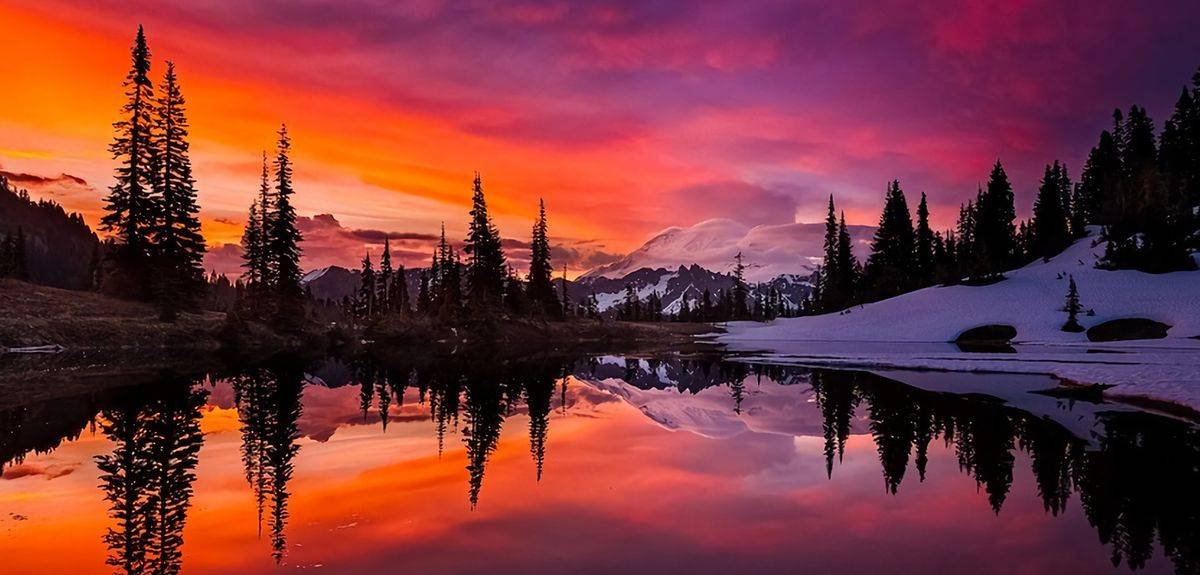
#> input picture SciPyProjects/FifthSemTasks/CompVision/Resources/high_resolution.jpg, 1200 x 575 px, found by its file name
$ python CVLess4.py
#> lines starting #> are read from the running program, lines starting #| are printed output that depends on the picture; after the words box and inside, x2 and y2 are one past the last pixel; in counts of white or black regions, pixels touching at a corner belong together
import cv2
import numpy as np
from matplotlib import pyplot as plt

# noinspection DuplicatedCode

#  12 (a)
img = cv2.imread('Resources\\high_resolution.jpg')
#> img is the input picture: shape (575, 1200, 3); mean B, G, R 58.4, 53.9, 123.7
plt.imshow(img)
plt.show()

resized = img.copy()
for i in range(4):
    width = int(resized.shape[1] * 0.5)
    height = int(resized.shape[0] * 0.5)
    dim = (width, height)
    resized = cv2.resize(resized, dim, interpolation=cv2.INTER_AREA)

plt.imshow(resized)
plt.show()

# 12 B
new_resized = img.copy()
for i in range(4):
    width = int(new_resized.shape[1] * 0.5)
    height = int(new_resized.shape[0] * 0.5)
    dim = (width, height)
    new_resized = cv2.pyrDown(new_resized, dstsize=dim)
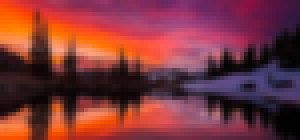
#> new_resized: shape (35, 75, 3) (shown 4 times larger); mean B, G, R 59.2, 54.7, 125.1

plt.imshow(new_resized)

# 13
ret, thresh = cv2.threshold(img, 128, 255, cv2.THRESH_BINARY)
ret, thresh = cv2.threshold(thresh, 128, 255, cv2.THRESH_BINARY_INV)
ret, thresh = cv2.threshold(thresh, 128, 255, cv2.THRESH_TRUNC)
ret, thresh = cv2.threshold(thresh, 128, 255, cv2.THRESH_TOZERO)
#> thresh: shape (575, 1200, 3); every value is 0
ret, thresh = cv2.threshold(thresh, 128, 255, cv2.THRESH_TOZERO_INV)
plt.imshow(thresh)
plt.show()
#> figure, not shown here; B, G, R data is drawn as R, G, B

# 13 (A)
img = cv2.imread('Resources\\high_resolution.jpg', 0)
#> img: shape (575, 1200); min 0, max 245, mean 75.2
img = cv2.medianBlur(img, 5)

thresh = img.copy()
thresh = cv2.adaptiveThreshold(img, 128, cv2.ADAPTIVE_THRESH_GAUSSIAN_C, cv2.THRESH_BINARY, 11, C=5)
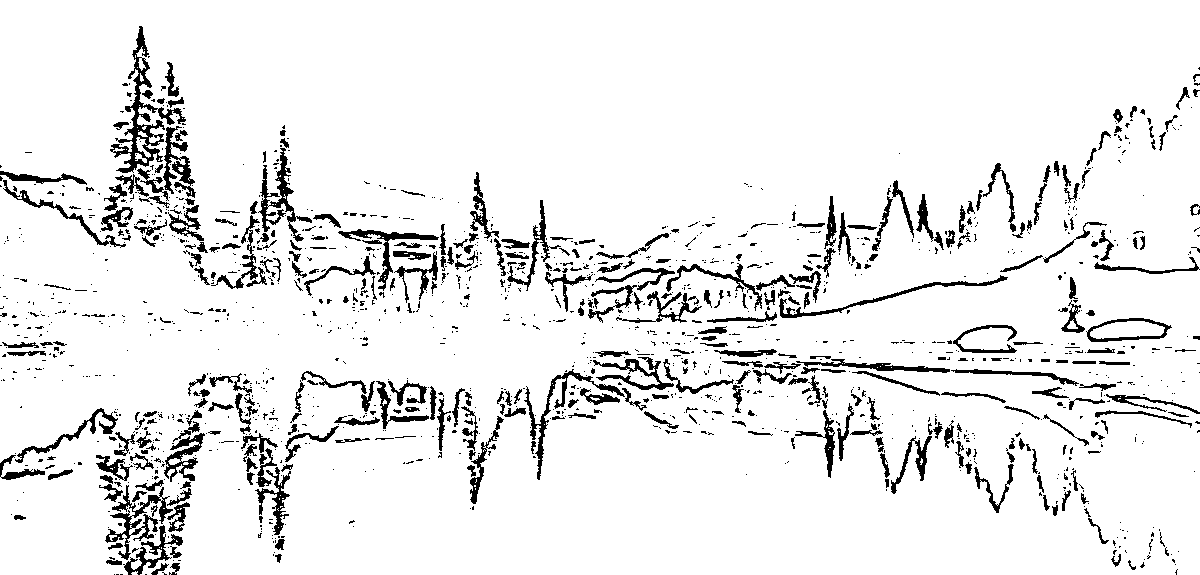
#> thresh: shape (575, 1200); values 0 (black) and 128 (white), 92.1% white; 1533 black regions (1151 under 20 px), largest, box (x1, y1, x2, y2) and area: (110, 26, 186, 173) 2111, (105, 485, 173, 560) 1215, (258, 148, 312, 242) 1179
thresh = cv2.adaptiveThreshold(thresh, 128, cv2.ADAPTIVE_THRESH_GAUSSIAN_C, cv2.THRESH_BINARY_INV, 11, C=5)

# noinspection DuplicatedCode
plt.imshow(thresh)
plt.show()

img = cv2.imread('Resources\\high_resolution.jpg', 0)
img = cv2.medianBlur(img, 5)

thresh = img.copy()
thresh = cv2.adaptiveThreshold(img, 128, cv2.ADAPTIVE_THRESH_MEAN_C, cv2.THRESH_BINARY, 11, C=5)
#> thresh: shape (575, 1200); values 0 (black) and 128 (white), 87.7% white; 1109 black regions (757 under 20 px), largest, box (x1, y1, x2, y2) and area: (535, 356, 1200, 480) 7726, (101, 26, 207, 253) 6473, (96, 408, 205, 575) 6115
thresh = cv2.adaptiveThreshold(thresh, 128, cv2.ADAPTIVE_THRESH_MEAN_C, cv2.THRESH_BINARY_INV, 11, C=5)
#> thresh: shape (575, 1200); values 0 (black) and 128 (white), 12.3% white; 1109 white regions (757 under 20 px), largest, box (x1, y1, x2, y2) and area: (535, 356, 1200, 480) 7726, (101, 26, 207, 253) 6444, (96, 408, 205, 575) 6115

plt.imshow(thresh)
plt.show()

# 13 (B)
img = cv2.imread('Resources\\high_resolution.jpg', 0)
img = cv2.medianBlur(img, 5)
thresh = img.copy()
thresh = cv2.adaptiveThreshold(img, 128, cv2.ADAPTIVE_THRESH_GAUSSIAN_C, cv2.THRESH_BINARY, 11, C=0)
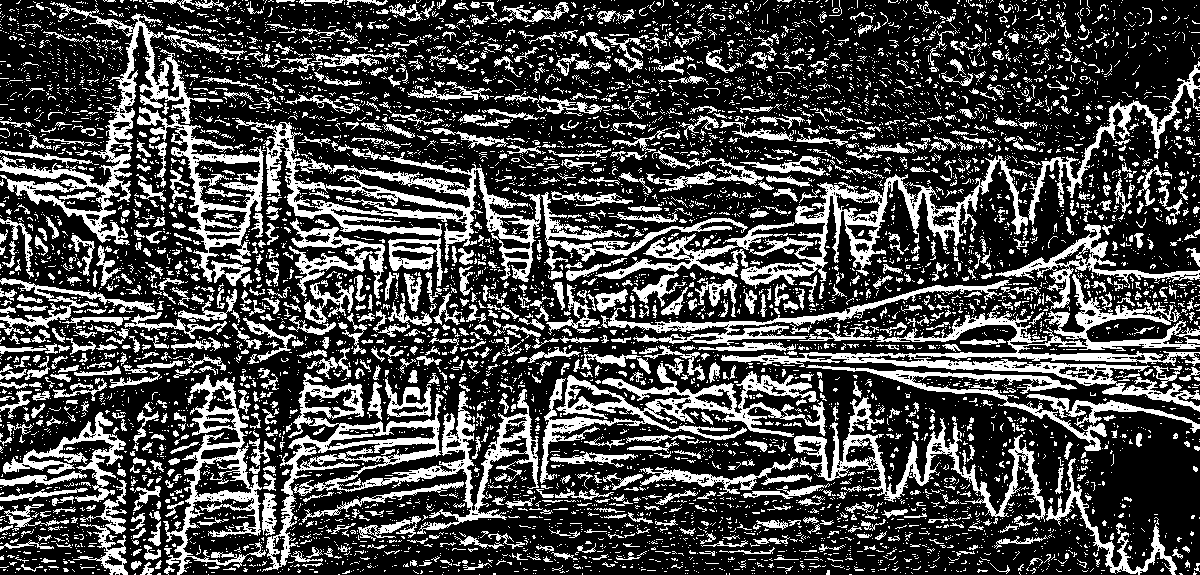
#> thresh: shape (575, 1200); values 0 (black) and 128 (white), 28.6% white; 7844 white regions (6680 under 20 px), largest, box (x1, y1, x2, y2) and area: (262, 373, 539, 572) 10384, (721, 274, 1200, 412) 10140, (595, 155, 1028, 289) 9045
thresh = cv2.adaptiveThreshold(thresh, 128, cv2.ADAPTIVE_THRESH_GAUSSIAN_C, cv2.THRESH_BINARY_INV, 11, C=0)
thresh = cv2.adaptiveThreshold(img, 128, cv2.ADAPTIVE_THRESH_GAUSSIAN_C, cv2.THRESH_BINARY, 11, C=-5)
#> thresh: shape (575, 1200); values 0 (black) and 128 (white), 6.6% white; 1565 white regions (1168 under 20 px), largest, box (x1, y1, x2, y2) and area: (602, 363, 737, 404) 757, (175, 125, 217, 250) 641, (603, 261, 738, 279) 612
thresh = cv2.adaptiveThreshold(thresh, 128, cv2.ADAPTIVE_THRESH_GAUSSIAN_C, cv2.THRESH_BINARY_INV, 11, C=-5)
plt.imshow(thresh)
plt.show()

# 13 (C)
img1 = cv2.imread('Resources\\high_resolution.jpg', 0)
img1 = cv2.medianBlur(img, 5)
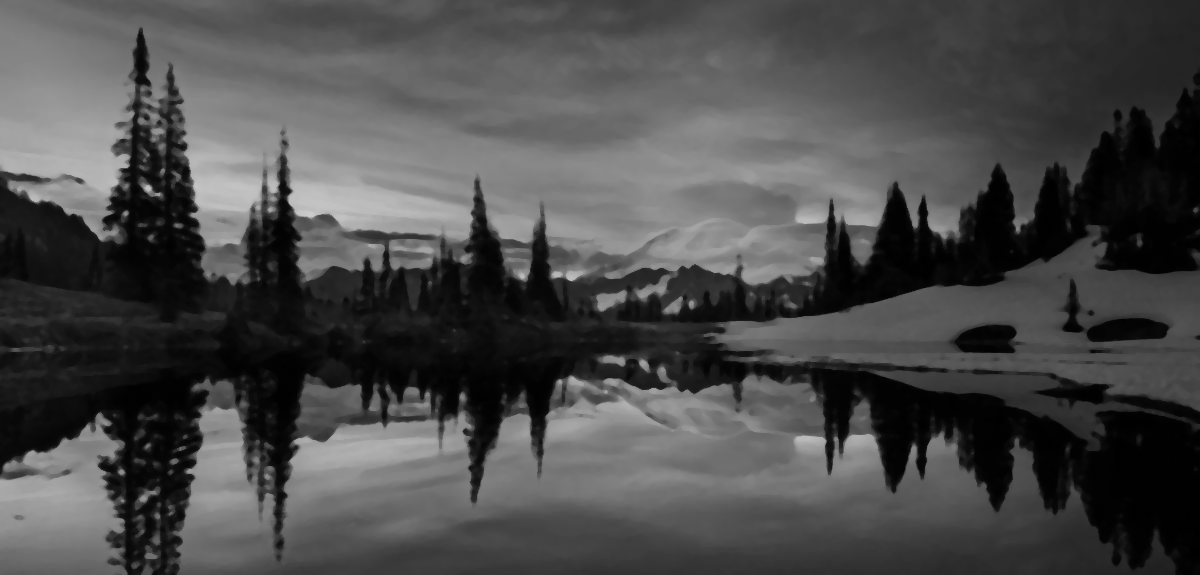
#> img1: shape (575, 1200); min 0, max 204, mean 74.3
thresh = img.copy()
thresh = cv2.adaptiveThreshold(img1, 128, cv2.ADAPTIVE_THRESH_MEAN_C, cv2.THRESH_BINARY, 11, C=0)
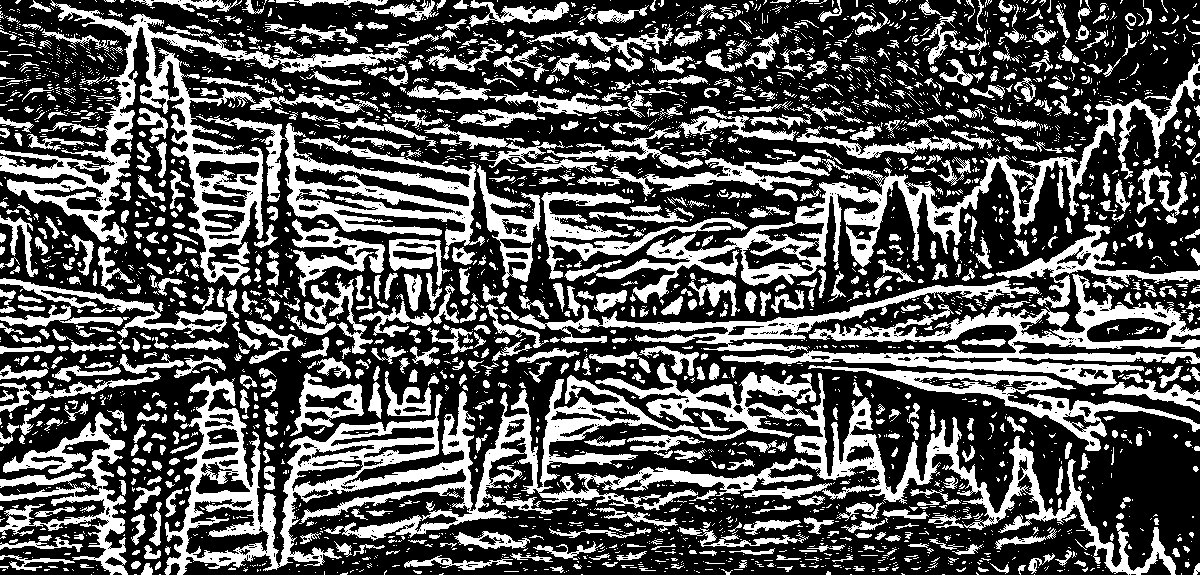
#> thresh: shape (575, 1200); values 0 (black) and 128 (white), 34.1% white; 3309 white regions (2437 under 20 px), largest, box (x1, y1, x2, y2) and area: (164, 363, 1176, 575) 42628, (0, 0, 439, 286) 16784, (596, 58, 1200, 303) 14512
thresh = cv2.adaptiveThreshold(thresh, 128, cv2.ADAPTIVE_THRESH_MEAN_C, cv2.THRESH_BINARY_INV, 11, C=0)
#> thresh: shape (575, 1200); values 0 (black) and 128 (white), 66% white; 3309 black regions (2437 under 20 px), largest, box (x1, y1, x2, y2) and area: (164, 363, 1176, 575) 42577, (0, 0, 439, 286) 16784, (596, 58, 1200, 303) 14506
thresh = cv2.adaptiveThreshold(img, 128, cv2.ADAPTIVE_THRESH_MEAN_C, cv2.THRESH_BINARY, 11, C=-5)
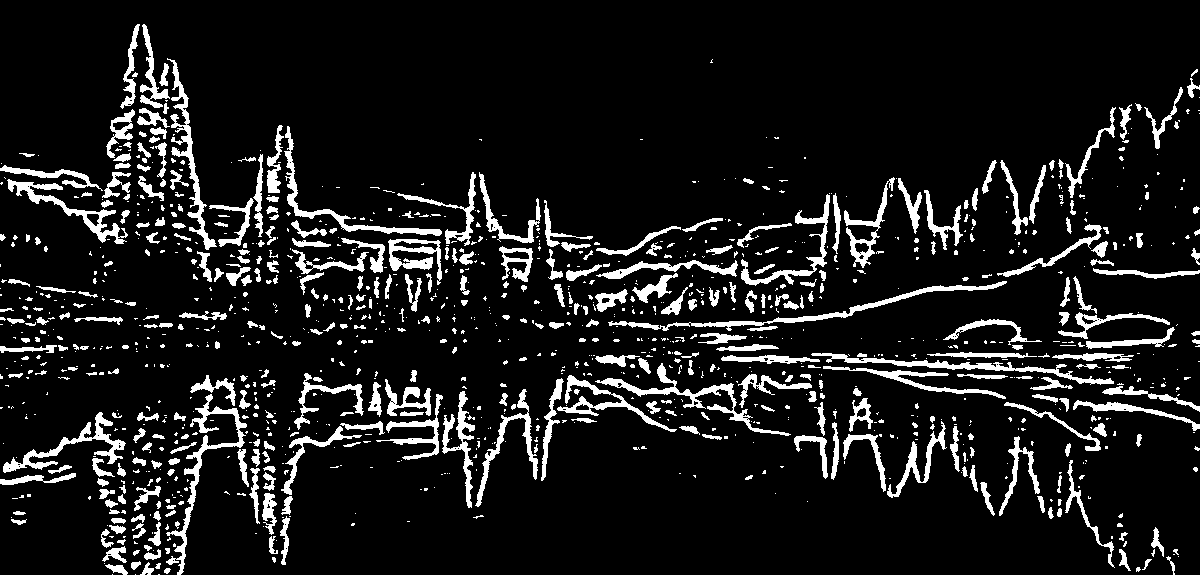
#> thresh: shape (575, 1200); values 0 (black) and 128 (white), 10.4% white; 1209 white regions (798 under 20 px), largest, box (x1, y1, x2, y2) and area: (608, 281, 1007, 331) 1734, (166, 394, 247, 575) 1700, (595, 363, 791, 436) 1518
thresh = cv2.adaptiveThreshold(thresh, 128, cv2.ADAPTIVE_THRESH_MEAN_C, cv2.THRESH_BINARY_INV, 11, C=-5)
plt.imshow(thresh)

img = cv2.imread('Resources\\high_resolution.jpg')
res = cv2.pyrMeanShiftFiltering(img, 70, 100)
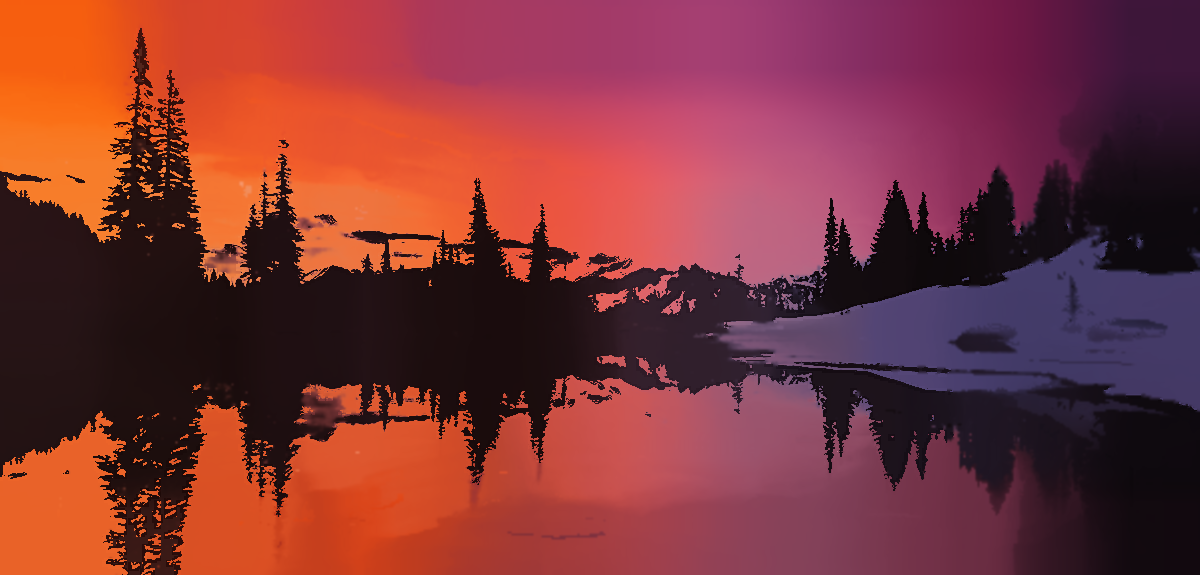
#> res: shape (575, 1200, 3); mean B, G, R 56.3, 52.9, 125.6
plt.imshow(res)
plt.show()
#> figure, not shown here; B, G, R data is drawn as R, G, B

img = cv2.imread('Resources\\circle.png')
#> (the run stopped early here; a loop or call above may not have finished)
